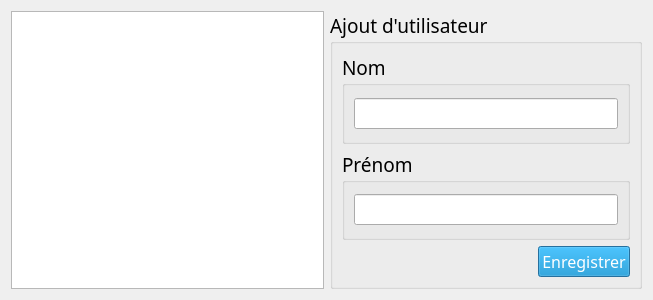
<?xml version="1.0" encoding="UTF-8"?>
<ui version="4.0">
 <class>Dialog</class>
 <widget class="QDialog" name="Dialog">
  <property name="geometry">
   <rect>
    <x>0</x>
    <y>0</y>
    <width>653</width>
    <height>300</height>
   </rect>
  </property>
  <property name="windowTitle">
   <string>Gestion Utilisateur</string>
  </property>
  <layout class="QHBoxLayout" name="horizontalLayout_5">
   <item>
    <layout class="QHBoxLayout" name="horizontalLayout_4">
     <item>
      <widget class="QTableWidget" name="table_widget_utilisateur"/>
     </item>
     <item>
      <widget class="QGroupBox" name="groupBox">
       <property name="font">
        <font>
         <family>Papyrus</family>
         <pointsize>14</pointsize>
        </font>
       </property>
       <property name="title">
        <string>Ajout d'utilisateur</string>
       </property>
       <layout class="QVBoxLayout" name="verticalLayout">
        <item>
         <widget class="QGroupBox" name="groupBox_2">
          <property name="title">
           <string>Nom</string>
          </property>
          <layout class="QHBoxLayout" name="horizontalLayout">
           <item>
            <widget class="QLineEdit" name="input_nom">
             <property name="font">
              <font>
               <family>Papyrus</family>
               <pointsize>12</pointsize>
              </font>
             </property>
            </widget>
           </item>
          </layout>
         </widget>
        </item>
        <item>
         <widget class="QGroupBox" name="groupBox_3">
          <property name="title">
           <string>Prénom</string>
          </property>
          <layout class="QHBoxLayout" name="horizontalLayout_2">
           <item>
            <widget class="QLineEdit" name="input_prenom">
             <property name="font">
              <font>
               <family>Papyrus</family>
               <pointsize>12</pointsize>
              </font>
             </property>
            </widget>
           </item>
          </layout>
         </widget>
        </item>
        <item>
         <layout class="QHBoxLayout" name="horizontalLayout_3">
          <item>
           <spacer name="horizontalSpacer">
            <property name="orientation">
             <enum>Qt::Horizontal</enum>
            </property>
            <property name="sizeHint" stdset="0">
             <size>
              <width>40</width>
              <height>20</height>
             </size>
            </property>
           </spacer>
          </item>
          <item>
           <widget class="QPushButton" name="btn_add">
            <property name="font">
             <font>
              <family>Papyrus</family>
              <pointsize>12</pointsize>
             </font>
            </property>
            <property name="styleSheet">
             <string notr="true">background-color: rgb(0, 135, 202);
color: rgb(255, 255, 255);</string>
            </property>
            <property name="text">
             <string>Enregistrer</string>
            </property>
           </widget>
          </item>
         </layout>
        </item>
       </layout>
      </widget>
     </item>
    </layout>
   </item>
  </layout>
 </widget>
 <resources/>
 <connections/>
</ui>
